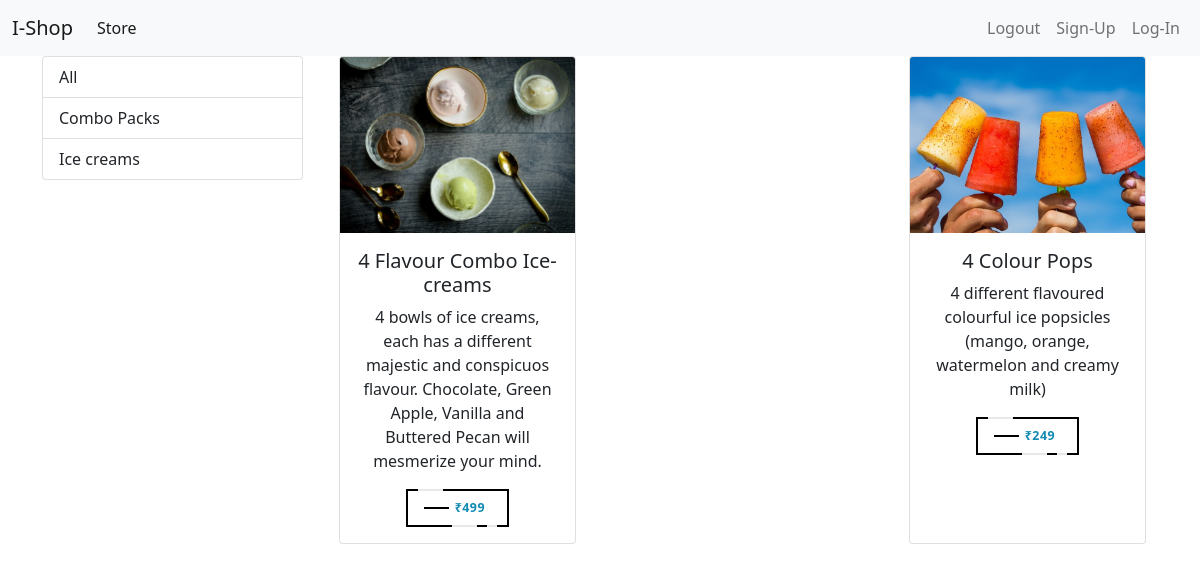
/?category=1, run on the app's committed database.
### store/models/category.py (models this page shows, shortened)
class Category(models.Model):
    name=models.CharField(max_length=20)
    @staticmethod
    def get_all_categories():
        return Category.objects.all()

### store/models/product.py (models this page shows, shortened)
class Product(models.Model):
    name=models.CharField(max_length=50)
    price=models.IntegerField(default=0)
    category=models.ForeignKey(Category , on_delete=models.CASCADE, default=1)
    description=models.CharField(max_length=200, default='', null=True, blank=True)
    image=models.ImageField(upload_to='uploads/products/')
    @staticmethod
    def get_all_products_id(category_id):
        if category_id:
            return Product.objects.filter(category=category_id)
        else:
            return Product.get_all_products()

### store/views.py (the view)
# urls.py: path('', index),
def index(request):
    products = None
    categories = Category.get_all_categories()
    category_ID = request.GET.get('category')
    if category_ID:
        products = Product.get_all_products_id(category_ID)
    else:
        products = Product.get_all_products()
    data = {}
    data['products'] = products
    data['categories'] = categories
    return render(request, 'index.html', data)

### store/templates/index.html
{% extends 'base.html'%} {% block content %}
<div class="container">
    <div class="row">
        <div class="col-lg-3">
            <div class="list-group">
                <a href="/" class="list-group-item list-group-item-action">All</a>
                {% for category in categories %}
                <a href="/?category={{category.id}}"
                    class="list-group-item list-group-item-action">{{category.name}}</a>
                {% endfor %}
            </div>
        </div>
        <div id="products" class="col-lg-9">
            <div class="row mx-auto">
                <div class="container">
                    <div class="row gy-5 gx-md-5 justify-content-between">
                        {% for product in products %}
                        <div class="col-lg-4 col-md-6 text-center">
                            <div class="card box">
                                <img src="{{product.image.url}}" class="card-img-top img-fluid" alt="..." />
                                <div class="card-body">
                                    <h5 class="card-title">{{product.name}}</h5>
                                    <p class="card-text">{{product.description}}</p>
                                    <div class="container d-flex justify-content-around align-items-center">
                                        <a class="fancy" href="#">
                                            <span class="top-key"></span>
                                            <span class="text">₹{{product.price}}</span>
                                            <span class="bottom-key-1"></span>
                                            <span class="bottom-key-2"></span>
                                        </a>
                                    </div>
                                </div>
                            </div>
                        </div>
                        {% endfor %}
                    </div>
                </div>
            </div>
        </div>
    </div>
</div>
{% endblock %}

### store/templates/base.html (style rules this page uses)
.box { transition: box-shadow .3s; }
.fancy { background-color: transparent; border: 2px solid #000; border-radius: 0; box-sizing: border-box; color: #fff; cursor: pointer; display: inline-block; font-weight: 700; letter-spacing: 0.05em; margin: 0; outline: none; overflow: visible; padding: .8em 2em; position: relative; text-align: center; text-decoration: none; text-transform: none; transition: all 0.3s ease-in-out; user-select: none; font-size: 11px; }
.fancy::before { content: " "; width: 1.5625rem; height: 2px; background: black; top: 50%; left: 1.5em; position: absolute; transform: translateY(-50%); transform-origin: center; transition: background 0.3s linear, width 0.3s linear; }
.fancy .text { font-size: 1.125em; line-height: 1.33333em; padding-left: 2em; display: block; text-align: left; transition: all 0.3s ease-in-out; text-transform: uppercase; text-decoration: none; color: #118ab2; }
.fancy .top-key { height: 2px; width: 1.5625rem; top: -2px; left: 0.625rem; position: absolute; background: #e8e8e8; transition: width 0.5s ease-out, left 0.3s ease-out; }
.fancy .bottom-key-1 { height: 2px; width: 1.5625rem; right: 1.875rem; bottom: -2px; position: absolute; background: #e8e8e8; transition: width 0.5s ease-out, right 0.3s ease-out; }
.fancy .bottom-key-2 { height: 2px; width: 0.625rem; right: 0.625rem; bottom: -2px; position: absolute; background: #e8e8e8; transition: width 0.5s ease-out, right 0.3s ease-out; }
.box { height:100%; }

### data on the page
Category: name "Combo Packs"
Category: name "Ice creams"
Product: image (picture), name "4 Flavour Combo Ice-creams", description "4 bowls of ice creams, each has a different majestic and conspicuos flavour. Chocolate, Green Apple, Vanilla and Buttered Pecan will mesmerize your mind.", price "499"
Product: image (picture), name "4 Colour Pops", description "4 different flavoured colourful ice popsicles (mango, orange, watermelon and creamy milk)", price "249"
